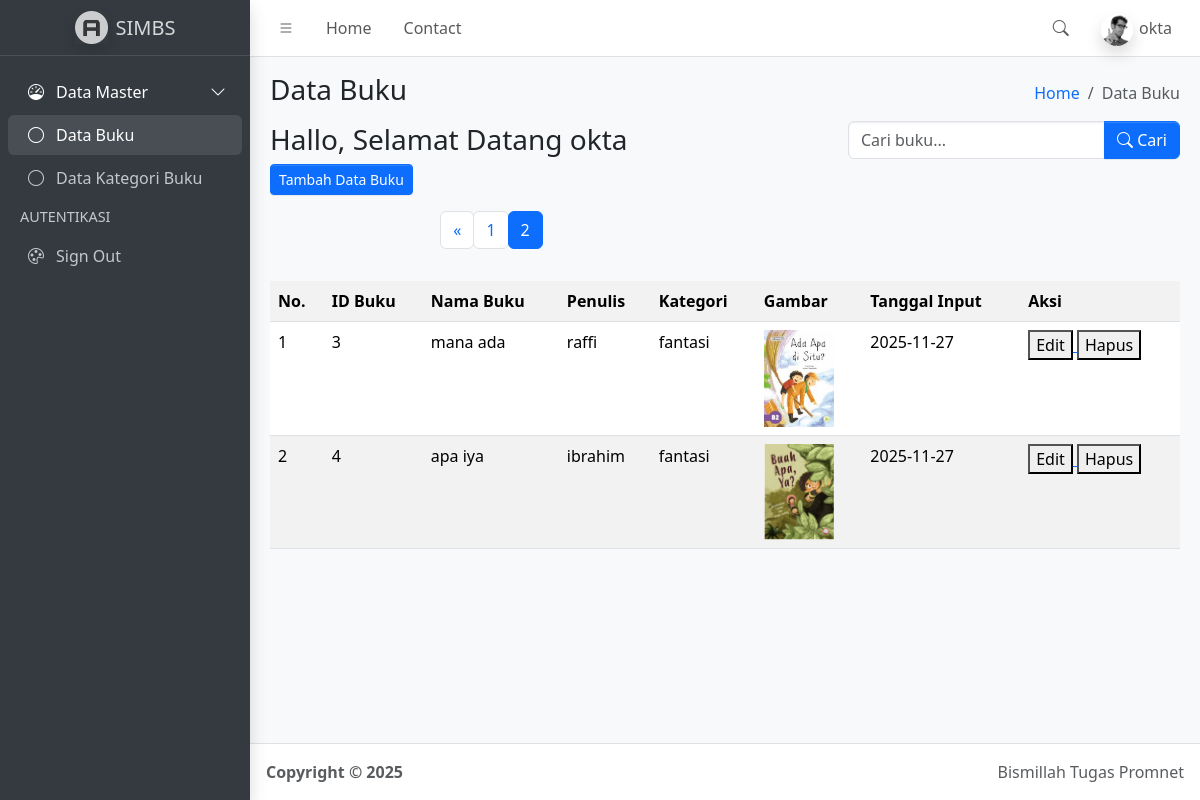
/index.php?halaman=2 (signed in), run on the app's committed database.
### tables this page shows
CREATE TABLE `buku` (
  `id_buku` int(50) NOT NULL,
  `nama_buku` varchar(100) NOT NULL,
  `penulis` varchar(100) NOT NULL,
  `gambar` varchar(50) NOT NULL,
  `tanggal_input` date NOT NULL DEFAULT current_timestamp(),
  `id_kategori` int(50) DEFAULT NULL
);

CREATE TABLE `kategori` (
  `id_kategori` int(50) NOT NULL,
  `nama_kategori` varchar(100) NOT NULL
);

### function.php (called while the page is built, shortened)
<?php
$conn = mysqli_connect("localhost", "root", "", "SIMBS");
function query($query){
    global $conn;
	$result = mysqli_query($conn, $query);
	$rows = [];
	while( $row = mysqli_fetch_assoc($result) ) {
		$rows[] = $row;
	}
	return $rows;
}
?>

### index.php (the view, shortened to what this page needs)
<?php
      require("function.php");
    $jumlahDataPerHalaman = 2;
    $jumlahData = count(query("SELECT * FROM buku"));
    $jumlahHalaman = ceil($jumlahData / $jumlahDataPerHalaman);
    $halamanAktif = ( isset($_GET["halaman"]) ) ? $_GET["halaman"] : 1;
    $awalData = ( $jumlahDataPerHalaman * $halamanAktif ) - $jumlahDataPerHalaman;
    $buku = query("SELECT buku.*, kategori.nama_kategori
               FROM buku
               INNER JOIN kategori ON buku.id_kategori = kategori.id_kategori
               LIMIT $awalData, $jumlahDataPerHalaman");
?>
<!doctype html>
<html lang="en">
  <head>
    <link
      rel="stylesheet"
      href="https://cdn.jsdelivr.net/npm/@fontsource/source-sans-3@5.0.12/index.css"
      media="print"
      onload="this.media='all'"
    />
    <link
      rel="stylesheet"
      href="https://cdn.jsdelivr.net/npm/overlayscrollbars@2.11.0/styles/overlayscrollbars.min.css"
    />
    <link
      rel="stylesheet"
      href="https://cdn.jsdelivr.net/npm/bootstrap-icons@1.13.1/font/bootstrap-icons.min.css"
    />
    <link rel="stylesheet" href="dist/css/adminlte.min.css" />
    <link
      rel="stylesheet"
      href="https://cdn.jsdelivr.net/npm/apexcharts@3.37.1/dist/apexcharts.css"
    />
    <link
      rel="stylesheet"
      href="https://cdn.jsdelivr.net/npm/jsvectormap@1.5.3/dist/css/jsvectormap.min.css"
    />
  </head>
  <body class="layout-fixed sidebar-expand-lg bg-body-tertiary">
    <div class="app-wrapper">
      <nav class="app-header navbar navbar-expand bg-body">
        <div class="container-fluid">
          <ul class="navbar-nav">
            <li class="nav-item">
              <a class="nav-link" data-lte-toggle="sidebar" href="#" role="button">
                <i class="bi bi-list"></i>
              </a>
            </li>
            <li class="nav-item d-none d-md-block">
              <a href="#" class="nav-link">Home</a>
            </li>
            <li class="nav-item d-none d-md-block">
              <a href="#" class="nav-link">Contact</a>
            </li>
          </ul>
          <ul class="navbar-nav ms-auto">
            <li class="nav-item">
              <a class="nav-link" data-widget="navbar-search" href="#" role="button">
                <i class="bi bi-search"></i>
              </a>
            </li>
            <li class="nav-item dropdown user-menu">
              <a href="#" class="nav-link dropdown-toggle" data-bs-toggle="dropdown">
                <img
                  src="dist/assets/img/user2-160x160.jpg"
                  class="user-image rounded-circle shadow"
                  alt="User Image"
                />
                <span class="d-none d-md-inline"><?= $_SESSION['username']; ?> <P class="R H"></P></span>
              </a>
            </li>
          </ul>
        </div>
      </nav>
      <aside class="app-sidebar bg-body-secondary shadow" data-bs-theme="dark">
        <div class="sidebar-brand">
          <a href="index.php" class="brand-link">
            <img
              src="dist/assets/img/AdminLTELogo.png"
              alt="AdminLTE Logo"
              class="brand-image opacity-75 shadow"
            />
            <span class="brand-text fw-light"> SIMBS</span>
          </a>
        </div>
        <div class="sidebar-wrapper">
          <nav class="mt-2">
            <ul
              class="nav sidebar-menu flex-column"
              data-lte-toggle="treeview"
              role="navigation"
              aria-label="Main navigation"
              data-accordion="false"
              id="navigation"
            >
              <li class="nav-item menu-open">
                <a href="#" class="nav-link active">
                  <i class="nav-icon bi bi-speedometer"></i>
                  <p>
                    Data Master
                  </p>
                </a>
                <ul class="nav nav-treeview">
                  <li class="nav-item">
                    <a href="index.php" class="nav-link active">
                      <i class="nav-icon bi bi-circle"></i>
                      <p>Data Buku </p>
                    </a>
                  </li>
                  <li class="nav-item">
                    <a href="kategori.php" class="nav-link">
                      <i class="nav-icon bi bi-circle"></i>
                      <p>Data Kategori Buku</p>
                    </a>
                  </li>
                </ul>
              </li>
              <li class="nav-header">AUTENTIKASI</li>
              <li class="nav-item">
                <a href="logout.php" class="nav-link">
                  <i class="nav-icon bi bi-palette"></i>
                  <p>Sign Out</p>
                </a>
              </li>
            </ul>
          </nav>
        </div>
      </aside>
      <main class="app-main">
        <div class="app-content-header">
          <div class="container-fluid">
            <div class="row">
              <div class="col-sm-6">
                <h3 class="mb-3">Data Buku </h3>
                <h3>Hallo, Selamat Datang <?= $_SESSION['username']; ?></h3>
                <a href="tambah_data.php">
                  <button class="btn-sm btn btn-primary">Tambah Data Buku</button>
                </a>
                <nav aria-label="Page navigation example">
                  <nav class="d-flex justify-content-center mt-3">
                    <ul class="pagination">
                        <?php if ($halamanAktif > 1) : ?>
                            <li class="page-item">
                                <a class="page-link" href="?halaman=<?= $halamanAktif - 1; ?>">&laquo;</a>
                            </li>
                        <?php endif; ?>
                        <?php for ($i = 1; $i <= $jumlahHalaman; $i++) : ?>
                            <?php if ($i == $halamanAktif) : ?>
                                <li class="page-item active">
                                    <a class="page-link" href="?halaman=<?= $i; ?>"><?= $i; ?></a>
                                </li>
                            <?php else : ?>
                                <li class="page-item">
                                    <a class="page-link" href="?halaman=<?= $i; ?>"><?= $i; ?></a>
                                </li>
                            <?php endif; ?>
                        <?php endfor; ?>
                    </ul>
                </nav>
              </div>
              <div class="col-sm-6 d-flex flex-column align-items-end">
                <ol class="breadcrumb">
                  <li class="breadcrumb-item"><a href="#">Home</a></li>
                  <li class="breadcrumb-item active" aria-current="page">Data Buku</li>
                </ol>
                <form class="mt-2" method="GET">
                  <div class="input-group">
                  <input
                    type="text"
                    class="form-control"
                    name="keyword"
                    placeholder="Cari buku..."
                  >
                  <button class="btn btn-primary" type="submit">
                    <i class="bi bi-search"></i> Cari
                  </button>
                </div>
                </form>
              </div>
            </div>
          </div>
        </div>
        <div class="app-content">
          <div class="container-fluid">
            <div class="row">
              <div class="col">
                <table class="table table-striped table-hover">
                  <tr>
                    <th>No.</th>
                    <th>ID Buku</th>
                    <th>Nama Buku</th>
                    <th>Penulis</th>
                    <th>Kategori</th>
                    <th>Gambar</th>
                    <th>Tanggal Input</th>
                    <th>Aksi</th>
                  </tr>
                  <?php $no=1 ?>
                <?php foreach($buku as $data): ?>
                  <tr>
                      <td> <?= $no ?> </td>
                      <td> <?= $data['id_buku'] ?> </td>
                      <td> <?= $data['nama_buku'] ?> </td>
                      <td> <?= $data['penulis'] ?> </td>
                      <td> <?= $data['nama_kategori'] ?> </td>
                      <td><img src="img/<?php echo $data['gambar']; ?>" width="70"></td>
                      <td> <?= $data['tanggal_input'] ?> </td>
                      <td>
                          <a href="ubah_data.php?id=<?= $data['id_buku'] ?>">
                              <button class="btn-sm btn-success">Edit</button>
                          </a>
                          <a href="hapus_data.php?id=<?= $data['id_buku'] ?>">
                              <button class="btn-sm btn-danger">Hapus</button>
                          </a>
                      </td>
                  </tr>
                  <?php $no++; ?>
                  <?php endforeach; ?>
                </table>
              </div>
            </div>
          </div>
        </div>
      </main>
      <footer class="app-footer">
        <div class="float-end d-none d-sm-inline">Bismillah Tugas Promnet</div>
        <strong>
          Copyright &copy; 2025&nbsp;
        </strong>
      </footer>
    </div>
  </body>
</html>

### data on the page
buku: id_buku "3", nama_buku "mana ada", penulis "raffi", id_kategori.nama_kategori "fantasi", gambar (picture), tanggal_input "2025-11-27"
buku: id_buku "4", nama_buku "apa iya", penulis "ibrahim", id_kategori.nama_kategori "fantasi", gambar (picture), tanggal_input "2025-11-27"

### other printed values
$_SESSION['username'] "okta"
